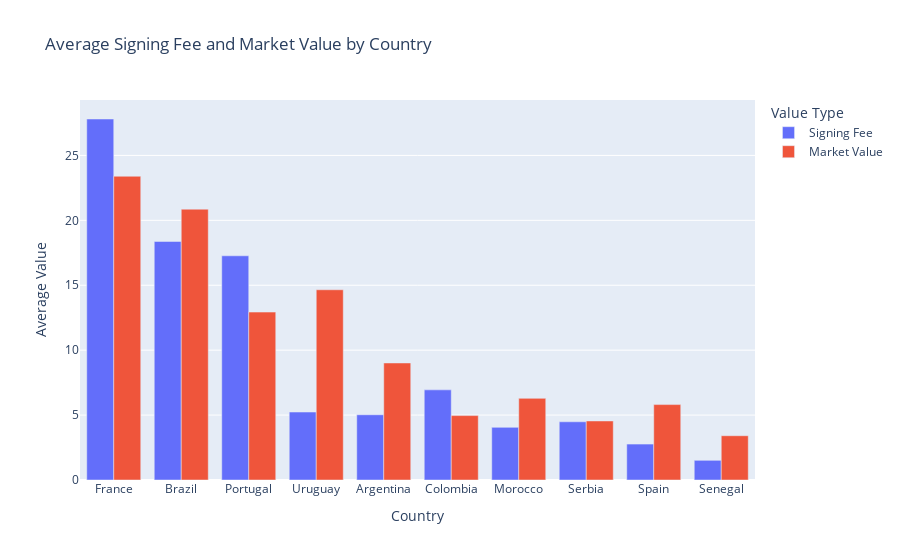

The code cell stored with this chart in its notebook:
### Markdown cell above
## Country Analysis

### Code cell
plots.valuation_plot('country')

### Figure 1 — Plotly figure (JSON) as saved in the notebook; plotly's stock layout.template omitted (floating-point values rounded to 4 significant figures)
{"data": [{"name": "Signing Fee", "type": "bar", "x": ["France", "Brazil", "Portugal", "Colombia", "Uruguay", "Argentina", "Serbia", "Morocco", "Spain", "Senegal"], "xaxis": "x", "y": [27.8, 18.37, 17.27, 6.942, 5.234, 5.024, 4.484, 4.055, 2.768, 1.517], "yaxis": "y"}, {"name": "Market Value", "type": "bar", "x": ["France", "Brazil", "Portugal", "Colombia", "Uruguay", "Argentina", "Serbia", "Morocco", "Spain", "Senegal"], "xaxis": "x", "y": [23.39, 20.86, 12.93, 4.961, 14.65, 9.014, 4.547, 6.289, 5.808, 3.41], "yaxis": "y"}], "layout": {"barmode": "group", "legend": {"title": {"text": "Value Type"}}, "title": {"text": "Average Signing Fee and Market Value by Country"}, "xaxis": {"anchor": "y", "categoryorder": "total descending", "domain": [0, 1], "title": {"text": "Country"}}, "yaxis": {"anchor": "x", "domain": [0, 1], "title": {"text": "Average Value"}}}}
